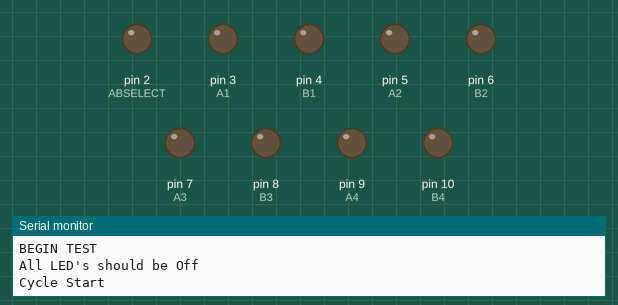
Bench run of a sketch on a simulated Arduino Uno, built with avr-gcc and run on an emulated ATmega328P. Parts: output pins drawn as LEDs (lit = HIGH), the last lines printed to the serial monitor. Pins used as bus, display or sensor lines are not drawn.

Above: at 6.0 s.
At 7.2 s:
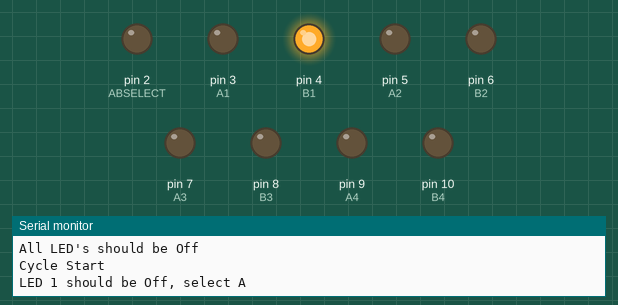
At 9.2 s:
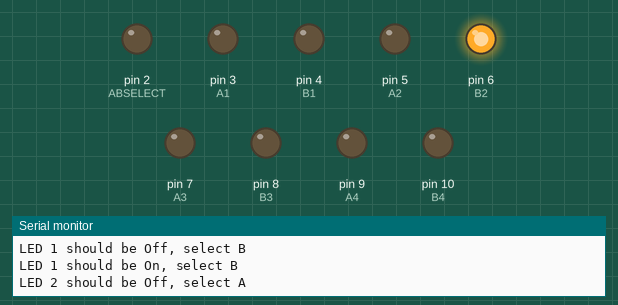
At 12.2 s:
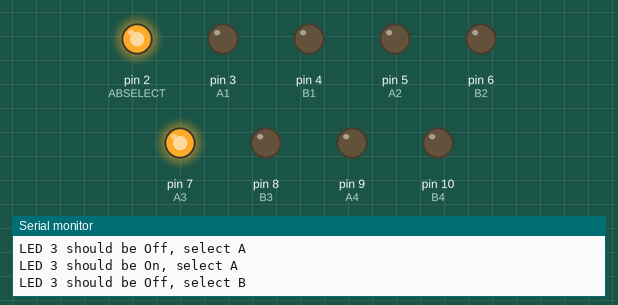
At 14.7 s:
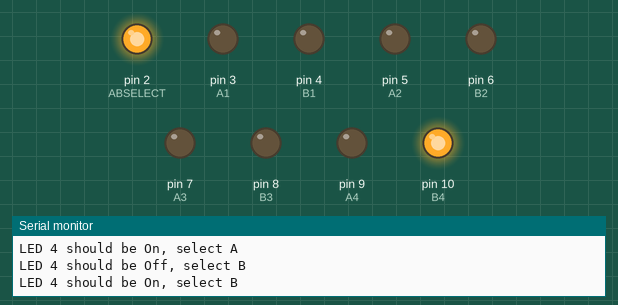
At 17.7 s:
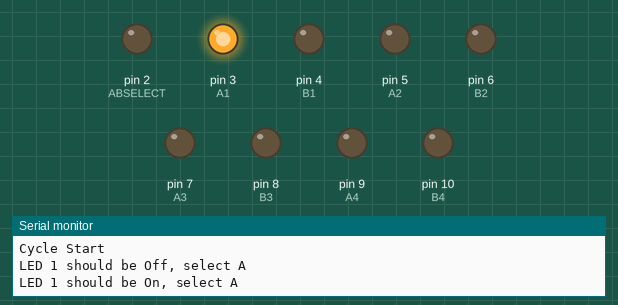
Timing chart, 0 to 18.0 s (numbered marks = the images above):
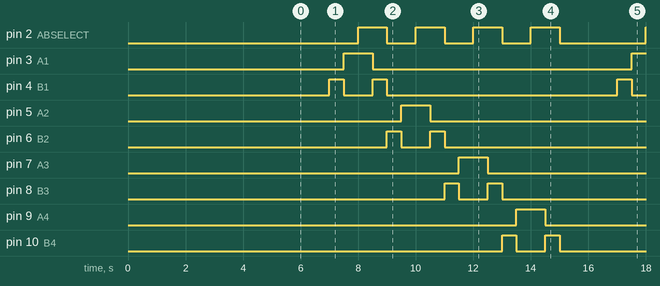

The sketch:

74HC157.ino
```cpp
#define ABSELECT 2
#define A1 3
#define B1 4
#define A2 5
#define B2 6
#define A3 7
#define B3 8
#define A4 9
#define B4 10
#define GSTROBE 11

long milliDelay = 500;

void resetLEDs(){
  digitalWrite(GSTROBE, HIGH);
  digitalWrite(ABSELECT, LOW);
  digitalWrite(A1, LOW);
  digitalWrite(B1, LOW);
  digitalWrite(A2, LOW);
  digitalWrite(B2, LOW);
  digitalWrite(A3, LOW);
  digitalWrite(B3, LOW);
  digitalWrite(A4, LOW);
  digitalWrite(B4, LOW);
}

void setup() {
  // put your setup code here, to run once:
  pinMode(ABSELECT, OUTPUT);
  pinMode(A1, OUTPUT);
  pinMode(B1, OUTPUT);
  pinMode(A2, OUTPUT);
  pinMode(B2, OUTPUT);
  pinMode(A3, OUTPUT);
  pinMode(B3, OUTPUT);
  pinMode(A4, OUTPUT);
  pinMode(B4, OUTPUT);
  pinMode(GSTROBE, OUTPUT);
  Serial.begin(9600);
  Serial.println("BEGIN TEST");
  resetLEDs();
  Serial.println("All LED's should be Off");
  delay(5000);

}

void testGroup1(){
  digitalWrite(GSTROBE, LOW);
  digitalWrite(ABSELECT, LOW);
  digitalWrite(A1, LOW);
  digitalWrite(B1, HIGH);
  Serial.println("LED 1 should be Off, select A");
  delay(milliDelay);
  digitalWrite(ABSELECT, LOW);
  digitalWrite(A1, HIGH);
  digitalWrite(B1, LOW);
  Serial.println("LED 1 should be On, select A");
  delay(milliDelay);
  digitalWrite(ABSELECT, HIGH);
  digitalWrite(A1, HIGH);
  digitalWrite(B1, LOW);
  Serial.println("LED 1 should be Off, select B");
  delay(milliDelay);
  digitalWrite(ABSELECT, HIGH);
  digitalWrite(A1, LOW);
  digitalWrite(B1, HIGH);
  Serial.println("LED 1 should be On, select B");
  delay(milliDelay);
  resetLEDs();
}

void testGroup2(){
  digitalWrite(GSTROBE, LOW);
  digitalWrite(ABSELECT, LOW);
  digitalWrite(A2, LOW);
  digitalWrite(B2, HIGH);
  Serial.println("LED 2 should be Off, select A");
  delay(milliDelay);
  digitalWrite(ABSELECT, LOW);
  digitalWrite(A2, HIGH);
  digitalWrite(B2, LOW);
  Serial.println("LED 2 should be On, select A");
  delay(milliDelay);
  digitalWrite(ABSELECT, HIGH);
  digitalWrite(A2, HIGH);
  digitalWrite(B2, LOW);
  Serial.println("LED 2 should be Off, select B");
  delay(milliDelay);
  digitalWrite(ABSELECT, HIGH);
  digitalWrite(A2, LOW);
  digitalWrite(B2, HIGH);
  Serial.println("LED 2 should be On, select B");
  delay(milliDelay);
  resetLEDs();
}

void testGroup3(){
  digitalWrite(GSTROBE, LOW);
  digitalWrite(ABSELECT, LOW);
  digitalWrite(A3, LOW);
  digitalWrite(B3, HIGH);
  Serial.println("LED 3 should be Off, select A");
  delay(milliDelay);
  digitalWrite(ABSELECT, LOW);
  digitalWrite(A3, HIGH);
  digitalWrite(B3, LOW);
  Serial.println("LED 3 should be On, select A");
  delay(milliDelay);
  digitalWrite(ABSELECT, HIGH);
  digitalWrite(A3, HIGH);
  digitalWrite(B3, LOW);
  Serial.println("LED 3 should be Off, select B");
  delay(milliDelay);
  digitalWrite(ABSELECT, HIGH);
  digitalWrite(A3, LOW);
  digitalWrite(B3, HIGH);
  Serial.println("LED 3 should be On, select B");
  delay(milliDelay);
  resetLEDs();
}

void testGroup4(){
  digitalWrite(GSTROBE, LOW);
  digitalWrite(ABSELECT, LOW);
  digitalWrite(A4, LOW);
  digitalWrite(B4, HIGH);
  Serial.println("LED 4 should be Off, select A");
  delay(milliDelay);
  digitalWrite(ABSELECT, LOW);
  digitalWrite(A4, HIGH);
  digitalWrite(B4, LOW);
  Serial.println("LED 4 should be On, select A");
  delay(milliDelay);
  digitalWrite(ABSELECT, HIGH);
  digitalWrite(A4, HIGH);
  digitalWrite(B4, LOW);
  Serial.println("LED 4 should be Off, select B");
  delay(milliDelay);
  digitalWrite(ABSELECT, HIGH);
  digitalWrite(A4, LOW);
  digitalWrite(B4, HIGH);
  Serial.println("LED 4 should be On, select B");
  delay(milliDelay);
  resetLEDs();
}

void loop() {
  Serial.println("Cycle Start");
  delay(2000);
  testGroup1();
  testGroup2();
  testGroup3();
  testGroup4();
  Serial.println("Cycle Complete");
}
```

Measured:
- by itself, pin 2 (ABSELECT): repeats every 10.0 s: 3 × (LOW 1.0 s, HIGH 1.0 s), LOW 3.0 s, HIGH 1.0 s
- by itself, pin 3 (A1), pin 5 (A2), pin 7 (A3), pin 9 (A4): alternates HIGH for 1.0 s and LOW for 9.0 s
- by itself, pin 4 (B1), pin 6 (B2), pin 8 (B3), pin 10 (B4): repeats every 10.0 s: LOW 1.0 s, HIGH 0.50 s, LOW 8.0 s, HIGH 0.50 s
